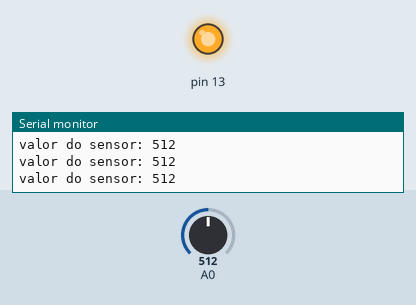
Simulated run of this sketch. Board: Arduino Uno, built with avr-gcc and run on an emulated ATmega328P. Parts: output pins drawn as LEDs (lit = HIGH), the last lines printed to the serial monitor. The test bench sets the inputs (shaded band); at power-on: A0 = 512.

Above: at 1.2 s.
1.3 s: A0 set to 890
2.8 s: A0 set to 912
At 3.1 s:
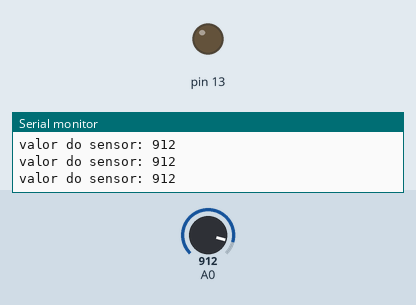
4.3 s: A0 set to 900
At 5.0 s:
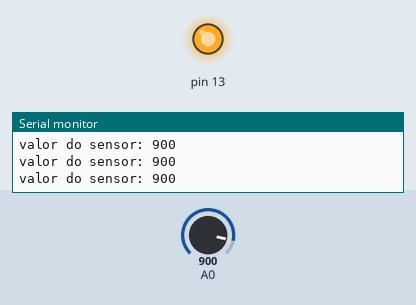
Timing chart, 0 to 7.3 s (numbered marks = the images above; inputs shaded):
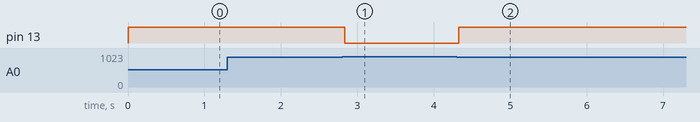

Measured:
- the behaviour switches between 900 and 901 on A0 (found by bisection; images 0 and 1)
- after the input at 2.8 s, pin 13: HIGH → LOW at once
- after the input at 4.3 s, pin 13: LOW → HIGH at once

The sketch:

sensor_de_luminosidade.ino
```cpp
/**
 leitura de um sensor de luminosidade(fotoresistor-LDR)
   @author nickMiraFofa
*/


void setup() {
  Serial.begin(9600);
  pinMode(13, OUTPUT);
}

void loop() {
  int sensorLDR = analogRead(A0);
  Serial.print("valor do sensor: ");
  Serial.println(sensorLDR);
  if(sensorLDR > 900){
    digitalWrite(13, LOW);
  }else{
    digitalWrite(13, HIGH);
  }
}
```
